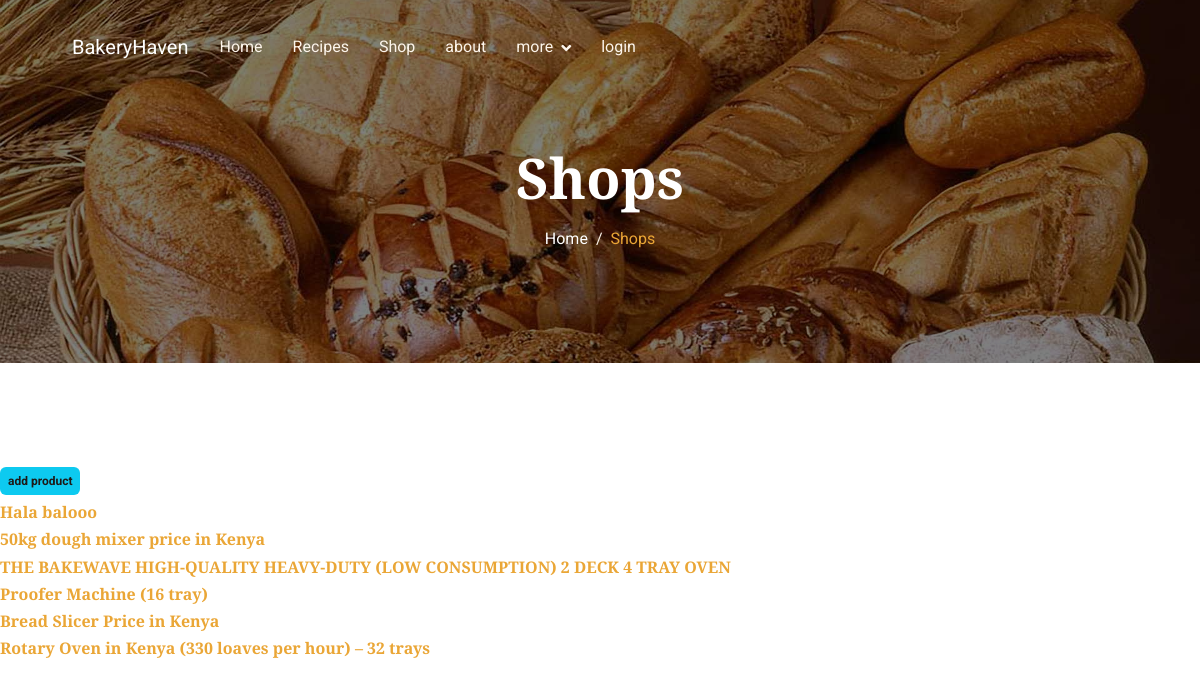
Page /my-shop/ on the committed database.
### base/models.py (models this page shows)
class Shop(models.Model):
    productName = models.CharField(max_length=150)
    quantity = models.IntegerField()
    price = models.DecimalField(max_digits=10, decimal_places=2)
    created_at = models.DateTimeField(auto_now_add=True)
    updated_at = models.DateTimeField(auto_now=True)
    class Meta:
        ordering =['-updated_at','-created_at']
    def __str__(self):
        return self.productName

### base/views.py (the view)
# urls.py: path('my-shop/',views.shops, name='shops'),
def shops(request):
    shops = Shop.objects.all()
    context = {"shops":shops}
    return render(request, 'base/shops.html', context)

### base/templates/base/shops.html
{% extends 'main.html'%}
{% block content%}
<div class="">
      <div class="container-fluid page-header py-6 wow fadeIn" data-wow-delay="0.1s">
        <div class="container text-center pt-5 pb-3">
            <h1 class="display-4 text-white animated slideInDown mb-3">Shops</h1>
            <nav aria-label="breadcrumb animated slideInDown">
                <ol class="breadcrumb justify-content-center mb-0">
                    <li class="breadcrumb-item"><a class="text-white" href="{% url 'home' %}">Home</a></li>
                    <li class="breadcrumb-item text-primary active" aria-current="page">Shops</li>
                </ol>
            </nav>
        </div>
    </div>
<a class= "badge bg-info text-dark px-2 py-2 my-2" href="{% url 'create-shop' %}"> add product</a>
{% for item in shops %}
<h6>
<a href="{% url 'shop' item.id %}"> {{item}}</a> </h6>
{% endfor %} </div>
{% endblock content %}

### base/static/css/style.css (style rules this page uses)
:root { --primary: #EAA636; --secondary: #545454; --light: #FDF5EB; --dark: #1E1916; }
h4, h5, h6, .h4, .h5, .h6 { font-weight: 600 !important; }
.py-6 { padding-top: 6rem; padding-bottom: 6rem; }
.page-header { margin-bottom: 6rem; background: linear-gradient(rgba(0, 0, 0, .5), rgba(0, 0, 0, .5)), url(../img/carousel-1.jpg) center center no-repeat; background-size: cover; }
.breadcrumb-item+.breadcrumb-item::before { color: var(--light); }

### rows in the picture
Shop: productName "Hala balooo"
Shop: productName "50kg dough mixer price in Kenya"
Shop: productName "THE BAKEWAVE HIGH-QUALITY HEAVY-DUTY (LOW CONSUMPTION) 2 DECK 4 TRAY OVEN"
Shop: productName "Proofer Machine (16 tray)"
Shop: productName "Bread Slicer Price in Kenya"
Shop: productName "Rotary Oven in Kenya (330 loaves per hour) – 32 trays"
